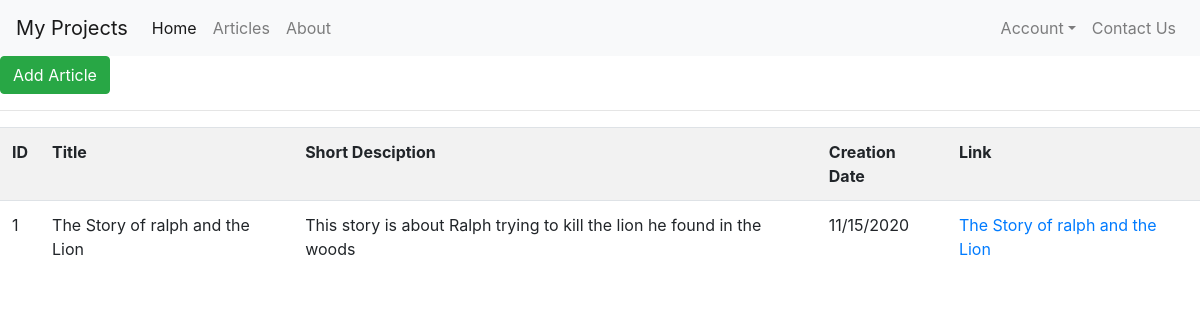
Page /articles (signed in) on the earlier database version.
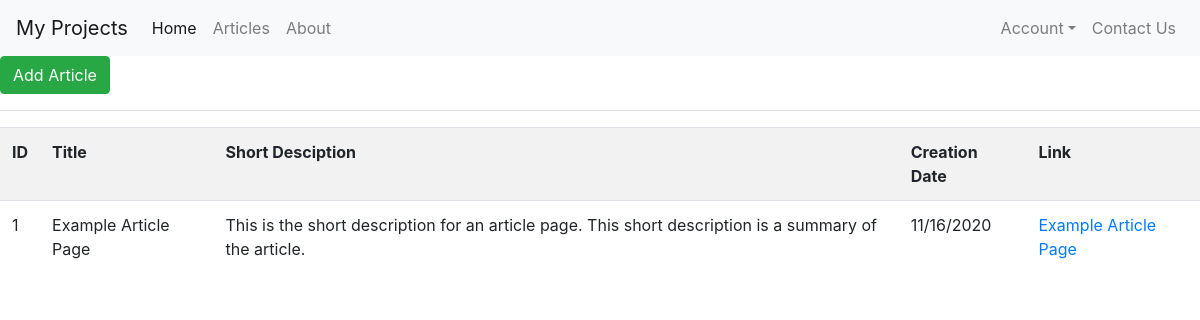
Same page on the later database version.
### main.py (models this page shows)
class Article(db.Model):
    id = db.Column("id", db.Integer, primary_key=True)
    title = db.Column("title", db.String(100))
    author = db.Column("author", db.String(100))
    create_date = db.Column(db.String(100))
    short_desc = db.Column("short_description", db.String(150))
    title_img = db.Column(db.String(500))
    body = db.Column("body", db.String(900))

### main.py (the view)
@app.route('/articles', methods=['GET', 'POST'])
@login_required
@roles_accepted('verified', 'unverified')
def article_home():
    try:
        articles = Article.query.all()
    except OperationalError:
        abort(400)
    return render_template("articles/articlepage.html", articles=articles)

### templates/public/articles/articlepage.html (shortened to what this page needs)
{% extends "layout.html" %} {% block title %} MyProjects | Articles {% endblock %} {% block css %}
<link rel="stylesheet" href="https://cdn.jsdelivr.net/npm/bootstrap@4.5.3/dist/css/bootstrap.min.css"> {% endblock %} {% block content %} {% include "web_util/_navbar.html" %}
<a class="btn btn-success" href="/articles/create_article">Add Article</a>
<hr>
<table class="table table-striped">
    <tr>
        <th>ID</th>
        <th>Title</th>
        <th>Short Desciption</th>
        <th>Creation Date</th>
        <th>Link</th>
    </tr>
    {% for article in articles %}
    <tr>
        <td>{{ article.id }}</td>
        <td>{{ article.title }}</td>
        <td>{{ article.short_desc }}</td>
        <td>{{ article.create_date }}</td>
        <td><a href="/articles/{{ article.id }}">{{ article.title }}</a></td>
    </tr>
    {% endfor %}
</table>
{% endblock %}

### templates/public/layout.html (shortened to what this page needs)
<!DOCTYPE html>
<html>
<head>
    {% block css %}{% endblock %}
</head>
<body>
    {% block content %}{% endblock %} {% block js %}{% endblock %}
</body>
</html>

### templates/public/web_util/_navbar.html (shortened to what this page needs)
<nav class="navbar navbar-expand-lg navbar-light bg-light">
    <a class="navbar-brand">My Projects</a>
    <div class="collapse navbar-collapse" id="navbarNav">
        <ul class="navbar-nav mr-auto">
            <li class="nav-item active">
                <a class="nav-link" href="/home">Home <span class="sr-only">(current)</span></a>
            </li>
            <li class="nav-item">
                <a class="nav-link" href="/articles">Articles</a>
            </li>
            <li class="nav-item">
                <a class="nav-link" href="/about">About</a>
            </li>
        </ul>
        <ul class="navbar-nav justify-content-center ml-auto">
            <li class="nav-item dropdown">
                <a class="nav-link justify-content-end ml-auto dropdown-toggle" href="#" id="navDropDown" role="button" data-toggle="dropdown" aria-haspopup="true" aria-expanded="false">Account</a>
            </li>
            <li class="nav-item">
                <a class="nav-link" href="/contact">Contact Us</a>
            </li>
        </ul>
    </div>
</nav>

Differences in the rows shown:
changed Article id 1: title "The Story of ralph and the Lion" → "Example Article Page"; short_desc "This story is about Ralph trying to kill the lion he found in the woods" → "This is the short description for an article page. This short description is a summary of the article."; create_date "11/15/2020" → "11/16/2020"
